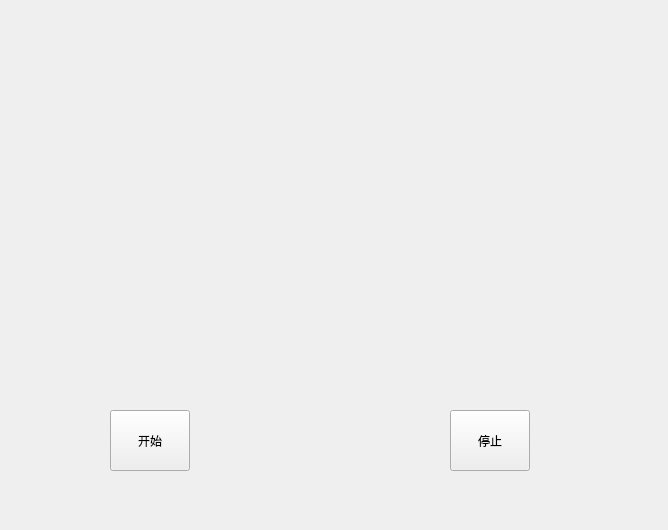
<?xml version="1.0" encoding="UTF-8"?>
<ui version="4.0">
 <class>Widget</class>
 <widget class="QWidget" name="Widget">
  <property name="geometry">
   <rect>
    <x>0</x>
    <y>0</y>
    <width>668</width>
    <height>530</height>
   </rect>
  </property>
  <property name="acceptDrops">
   <bool>false</bool>
  </property>
  <property name="windowTitle">
   <string>Widget</string>
  </property>
  <widget class="QPushButton" name="start">
   <property name="geometry">
    <rect>
     <x>110</x>
     <y>410</y>
     <width>80</width>
     <height>61</height>
    </rect>
   </property>
   <property name="text">
    <string>开始</string>
   </property>
  </widget>
  <widget class="QPushButton" name="stop">
   <property name="geometry">
    <rect>
     <x>450</x>
     <y>410</y>
     <width>80</width>
     <height>61</height>
    </rect>
   </property>
   <property name="text">
    <string>停止</string>
   </property>
  </widget>
  <widget class="QLabel" name="picture">
   <property name="geometry">
    <rect>
     <x>80</x>
     <y>20</y>
     <width>491</width>
     <height>291</height>
    </rect>
   </property>
   <property name="text">
    <string/>
   </property>
  </widget>
 </widget>
 <layoutdefault spacing="6" margin="11"/>
 <resources/>
 <connections/>
</ui>
